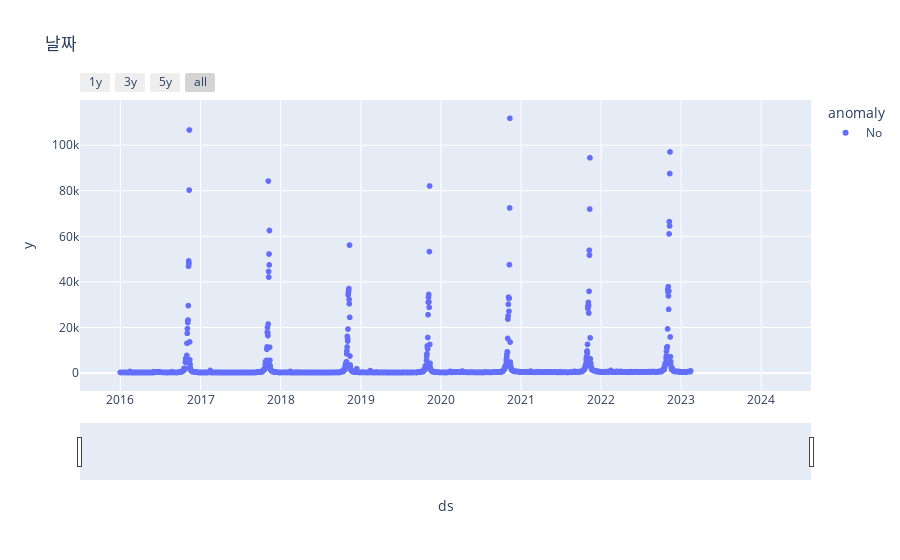

This figure's notebook cell:
### Code cell
import plotly.express as px
fig = px.scatter(result.reset_index(), x='ds', y='y', color='anomaly', title=new_df.columns[0])
#slider
fig.update_xaxes(
    rangeslider_visible = True,
    rangeselector = dict(
        buttons = list([
              dict(count=1, label='1y', step="year", stepmode="backward"),
              dict(count=2, label='3y', step="year", stepmode="backward"),
              dict(count=2, label='5y', step="year", stepmode="backward"),
              dict(step="all")
        ])
    )
)
fig.show()
fig.write_html("data/visualization.html")

### Figure 1 — Plotly figure (JSON) as saved in the notebook; plotly's stock layout.template omitted (floating-point values rounded to 4 significant figures; data arrays with more than 128 entries replaced by an {"elided": "..."} marker saying what was removed)
{"data": [{"hovertemplate": "anomaly=No<br>ds=%{x}<br>y=%{y}<extra></extra>", "legendgroup": "No", "marker": {"color": "#636efa", "symbol": "circle"}, "mode": "markers", "name": "No", "showlegend": true, "type": "scattergl", "x": {"elided": "5567 str values"}, "xaxis": "x", "y": {"elided": "5567 float values"}, "yaxis": "y"}], "layout": {"legend": {"title": {"text": "anomaly"}, "tracegroupgap": 0}, "title": {"text": "날짜"}, "xaxis": {"anchor": "y", "domain": [0, 1], "rangeselector": {"buttons": [{"count": 1, "label": "1y", "step": "year", "stepmode": "backward"}, {"count": 2, "label": "3y", "step": "year", "stepmode": "backward"}, {"count": 2, "label": "5y", "step": "year", "stepmode": "backward"}, {"step": "all"}]}, "rangeslider": {"visible": true}, "title": {"text": "ds"}}, "yaxis": {"anchor": "x", "domain": [0, 1], "title": {"text": "y"}}}}
